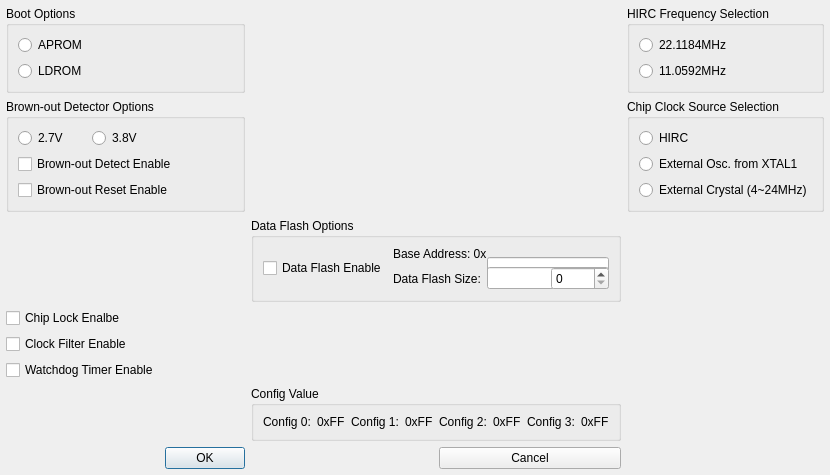
<?xml version="1.0" ?>
<ui version="4.0">
  <class>Dialog</class>
  <widget class="QDialog" name="Dialog">
    <property name="geometry">
      <rect>
        <x>0</x>
        <y>0</y>
        <width>295</width>
        <height>312</height>
      </rect>
    </property>
    <layout class="QGridLayout" name="outer_layout">
      <property name="leftMargin">
        <number>6</number>
      </property>
      <property name="topMargin">
        <number>6</number>
      </property>
      <property name="rightMargin">
        <number>6</number>
      </property>
      <property name="bottomMargin">
        <number>6</number>
      </property>
      <property name="spacing">
        <number>6</number>
      </property>
      <item row="7" column="1">
        <widget class="QPushButton" name="IDOK">
          <property name="text">
            <string>OK</string>
          </property>
        </widget>
      </item>
      <item row="7" column="3">
        <widget class="QPushButton" name="IDCANCEL">
          <property name="text">
            <string>Cancel</string>
          </property>
        </widget>
      </item>
      <item row="0" column="0" colspan="2">
        <widget class="QGroupBox" name="IDC_GROUP_BOOT_SELECT">
          <property name="title">
            <string>Boot Options</string>
          </property>
          <layout class="QVBoxLayout" name="layout_IDC_GROUP_BOOT_SELECT">
            <item>
              <widget class="QRadioButton" name="IDC_RADIO_BS_APROM">
                <property name="text">
                  <string>APROM</string>
                </property>
              </widget>
            </item>
            <item>
              <widget class="QRadioButton" name="IDC_RADIO_BS_LDROM">
                <property name="text">
                  <string>LDROM</string>
                </property>
              </widget>
            </item>
          </layout>
        </widget>
      </item>
      <item row="1" column="0" colspan="2">
        <widget class="QGroupBox" name="IDC_GROUP_BROWN_OUT_VOLTAGE">
          <property name="title">
            <string>Brown-out Detector Options</string>
          </property>
          <layout class="QGridLayout" name="layout_IDC_GROUP_BROWN_OUT_VOLTAGE">
            <item row="0" column="0">
              <widget class="QRadioButton" name="IDC_RADIO_BOV_1">
                <property name="text">
                  <string>2.7V</string>
                </property>
              </widget>
            </item>
            <item row="0" column="1">
              <widget class="QRadioButton" name="IDC_RADIO_BOV_0">
                <property name="text">
                  <string>3.8V</string>
                </property>
              </widget>
            </item>
            <item row="1" column="0" colspan="3">
              <widget class="QCheckBox" name="IDC_CHECK_BROWN_OUT_ENABLE">
                <property name="text">
                  <string>Brown-out Detect Enable</string>
                </property>
              </widget>
            </item>
            <item row="2" column="0" colspan="3">
              <widget class="QCheckBox" name="IDC_CHECK_BROWN_OUT_RESET">
                <property name="text">
                  <string>Brown-out Reset Enable</string>
                </property>
              </widget>
            </item>
          </layout>
        </widget>
      </item>
      <item row="0" column="4" colspan="2">
        <widget class="QGroupBox" name="IDC_GROUP_OSCFS">
          <property name="title">
            <string>HIRC Frequency Selection</string>
          </property>
          <layout class="QVBoxLayout" name="layout_IDC_GROUP_OSCFS">
            <item>
              <widget class="QRadioButton" name="IDC_RADIO_OSCFS_22M">
                <property name="text">
                  <string>22.1184MHz</string>
                </property>
              </widget>
            </item>
            <item>
              <widget class="QRadioButton" name="IDC_RADIO_OSCFS_11M">
                <property name="text">
                  <string>11.0592MHz</string>
                </property>
              </widget>
            </item>
          </layout>
        </widget>
      </item>
      <item row="1" column="4" colspan="2">
        <widget class="QGroupBox" name="IDC_GROUP_CLOCK_SOURCE">
          <property name="title">
            <string>Chip Clock Source Selection</string>
          </property>
          <layout class="QVBoxLayout" name="layout_IDC_GROUP_CLOCK_SOURCE">
            <item>
              <widget class="QRadioButton" name="IDC_RADIO_FOSC_HIRC">
                <property name="text">
                  <string>HIRC</string>
                </property>
              </widget>
            </item>
            <item>
              <widget class="QRadioButton" name="IDC_RADIO_FOSC_XTAL_PIN">
                <property name="text">
                  <string>External Osc. from XTAL1</string>
                </property>
              </widget>
            </item>
            <item>
              <widget class="QRadioButton" name="IDC_RADIO_FOSC_HXT">
                <property name="text">
                  <string>External Crystal (4~24MHz)</string>
                </property>
              </widget>
            </item>
          </layout>
        </widget>
      </item>
      <item row="2" column="2" colspan="2">
        <widget class="QGroupBox" name="IDC_GROUP_DATA_FLASH">
          <property name="title">
            <string>Data Flash Options</string>
          </property>
          <layout class="QGridLayout" name="layout_IDC_GROUP_DATA_FLASH">
            <item row="0" column="0" rowspan="2">
              <widget class="QCheckBox" name="IDC_CHECK_DATA_FLASH_ENABLE">
                <property name="text">
                  <string>Data Flash Enable</string>
                </property>
              </widget>
            </item>
            <item row="0" column="1" colspan="2">
              <widget class="QLabel" name="IDC_STATIC_FLASH_BASE_ADDRESS">
                <property name="text">
                  <string>Base Address: 0x</string>
                </property>
              </widget>
            </item>
            <item row="0" column="2" rowspan="2" colspan="2">
              <widget class="QLineEdit" name="IDC_EDIT_FLASH_BASE_ADDRESS"/>
            </item>
            <item row="1" column="1">
              <widget class="QLabel" name="IDC_STATIC_DATA_FLASH_SIZE">
                <property name="text">
                  <string>Data Flash Size:</string>
                </property>
              </widget>
            </item>
            <item row="1" column="2" colspan="2">
              <widget class="QLineEdit" name="IDC_EDIT_DATA_FLASH_SIZE"/>
            </item>
            <item row="1" column="3">
              <widget class="QSpinBox" name="IDC_SPIN_DATA_FLASH_SIZE"/>
            </item>
          </layout>
        </widget>
      </item>
      <item row="3" column="0">
        <widget class="QCheckBox" name="IDC_CHECK_SECURITY_LOCK">
          <property name="text">
            <string>Chip Lock Enalbe</string>
          </property>
        </widget>
      </item>
      <item row="4" column="0">
        <widget class="QCheckBox" name="IDC_CHECK_CLOCK_FILTER_ENABLE">
          <property name="text">
            <string>Clock Filter Enable</string>
          </property>
        </widget>
      </item>
      <item row="5" column="0">
        <widget class="QCheckBox" name="IDC_CHECK_WDT_ENABLE">
          <property name="text">
            <string>Watchdog Timer Enable</string>
          </property>
        </widget>
      </item>
      <item row="6" column="2" colspan="2">
        <widget class="QGroupBox" name="IDC_GROUP_CONFIG_VALUE">
          <property name="title">
            <string>Config Value</string>
          </property>
          <layout class="QHBoxLayout" name="layout_IDC_GROUP_CONFIG_VALUE">
            <item>
              <widget class="QLabel" name="IDC_STATIC_CONFIG_0">
                <property name="text">
                  <string>Config 0:</string>
                </property>
              </widget>
            </item>
            <item>
              <widget class="QLabel" name="IDC_STATIC_CONFIG_VALUE_0">
                <property name="text">
                  <string>0xFF</string>
                </property>
              </widget>
            </item>
            <item>
              <widget class="QLabel" name="IDC_STATIC_CONFIG_1">
                <property name="text">
                  <string>Config 1:</string>
                </property>
              </widget>
            </item>
            <item>
              <widget class="QLabel" name="IDC_STATIC_CONFIG_VALUE_1">
                <property name="text">
                  <string>0xFF</string>
                </property>
              </widget>
            </item>
            <item>
              <widget class="QLabel" name="IDC_STATIC_CONFIG_2">
                <property name="text">
                  <string>Config 2:</string>
                </property>
              </widget>
            </item>
            <item>
              <widget class="QLabel" name="IDC_STATIC_CONFIG_VALUE_2">
                <property name="text">
                  <string>0xFF</string>
                </property>
              </widget>
            </item>
            <item>
              <widget class="QLabel" name="IDC_STATIC_CONFIG_3">
                <property name="text">
                  <string>Config 3:</string>
                </property>
              </widget>
            </item>
            <item>
              <widget class="QLabel" name="IDC_STATIC_CONFIG_VALUE_3">
                <property name="text">
                  <string>0xFF</string>
                </property>
              </widget>
            </item>
          </layout>
        </widget>
      </item>
    </layout>
  </widget>
  <resources/>
  <connections/>
</ui>
